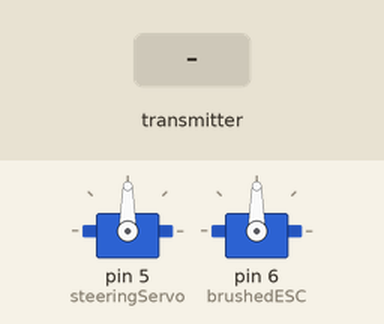
Simulated run of this sketch. Board: Arduino Uno, built with avr-gcc and run on an emulated ATmega328P. Parts: 2 × servo. The test bench sets the inputs (shaded band). No radio packets arrive unless stated.

Above: at 1.2 s.
1.3 s: the transmitter starts sending lxAxisValue = 0
At 2.3 s:
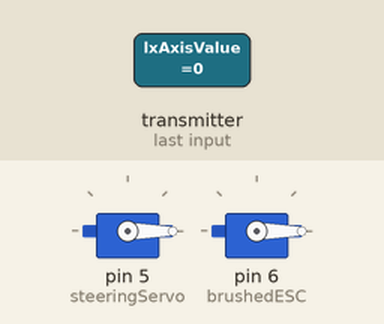
2.8 s: the transmitter starts sending lyAxisValue = 64
At 3.4 s:
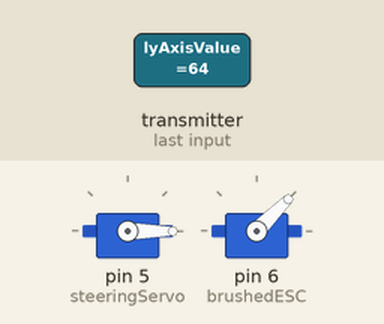
4.3 s: the transmitter starts sending lxAxisValue = 64
At 5.5 s:
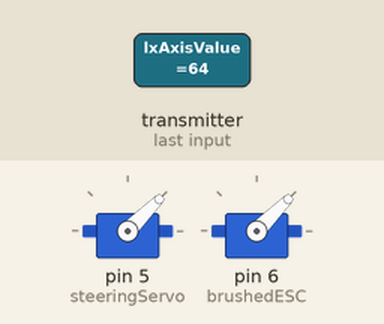
5.8 s: the transmitter starts sending lyAxisValue = 0
At 6.9 s:
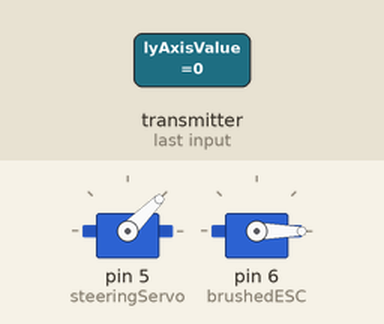
7.3 s: the transmitter starts sending lxAxisValue = 128
At 8.0 s:
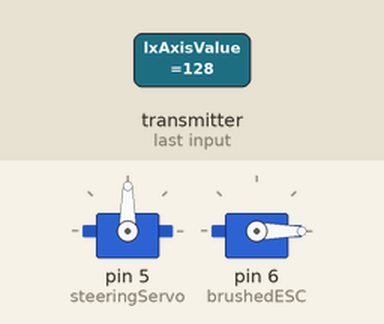
8.8 s: the transmitter starts sending lyAxisValue = 255
At 9.2 s:
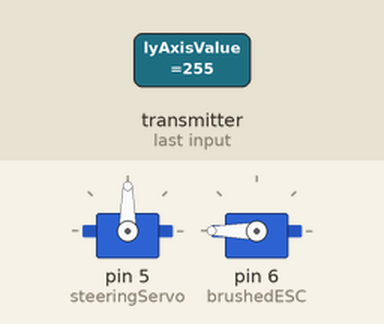
Timing chart, 0 to 11.3 s (numbered marks = the images above; inputs shaded):
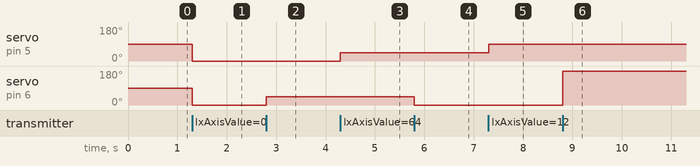

Measured:
- after the input at 1.3 s, servo on pin 5 (steeringServo), servo on pin 6 (brushedESC): 90° → 0° at once
- after the input at 2.8 s, servo on pin 6 (brushedESC): 0° → 45° at once
- after the input at 4.3 s, servo on pin 5 (steeringServo): 0° → 45° at once
- after the input at 5.8 s, servo on pin 6 (brushedESC): 45° → 0° at once
- after the input at 7.3 s, servo on pin 5 (steeringServo): 45° → 90° at once
- after the input at 8.8 s, servo on pin 6 (brushedESC): 0° → 180° at once

The sketch:

NRF_Receiver_LR.ino
```cpp
#include <SPI.h>
#include <nRF24L01.h>
#include <RF24.h>
#include <Servo.h>

// Must match the transmitter address exactly
const uint64_t pipeIn = 0xF9E8F0F0E1LL;

RF24 radio(8, 9); // CE, CSN pins

// Struct must match the transmitter's PacketData exactly
struct PacketData
{
  byte lxAxisValue; // Used for Servo (0-254)
  byte lyAxisValue; // Used for ESC (0-254)
};
PacketData data;

Servo steeringServo;  // Servo object for X-axis
Servo brushedESC;     // ESC object for Y-axis (treated like a servo)

void setup()
{
  // Attach components to specified pins
  steeringServo.attach(5);
  brushedESC.attach(6);

  // Initialize NRF24L01
  radio.begin();
  radio.setDataRate(RF24_250KBPS);
  radio.openReadingPipe(1, pipeIn);
  radio.startListening(); // Set as Receiver

  // Set initial neutral positions (127 maps to roughly 90 degrees)
  steeringServo.write(90);
  brushedESC.write(90);
}

void loop()
{
  if (radio.available())
  {
    radio.read(&data, sizeof(PacketData));

    // 1. Map X-Axis (lxAxisValue) to Servo (0 to 180 degrees)
    int servoPos = map(data.lxAxisValue, 0, 254, 0, 180);
    steeringServo.write(servoPos);

    // 2. Map Y-Axis (lyAxisValue) to ESC (0 to 180 for Servo library)
    // 90 is neutral/stop, 180 is full forward, 0 is full reverse
    int escSpeed = map(data.lyAxisValue, 0, 254, 0, 180);
    brushedESC.write(escSpeed);
  }
}
```
